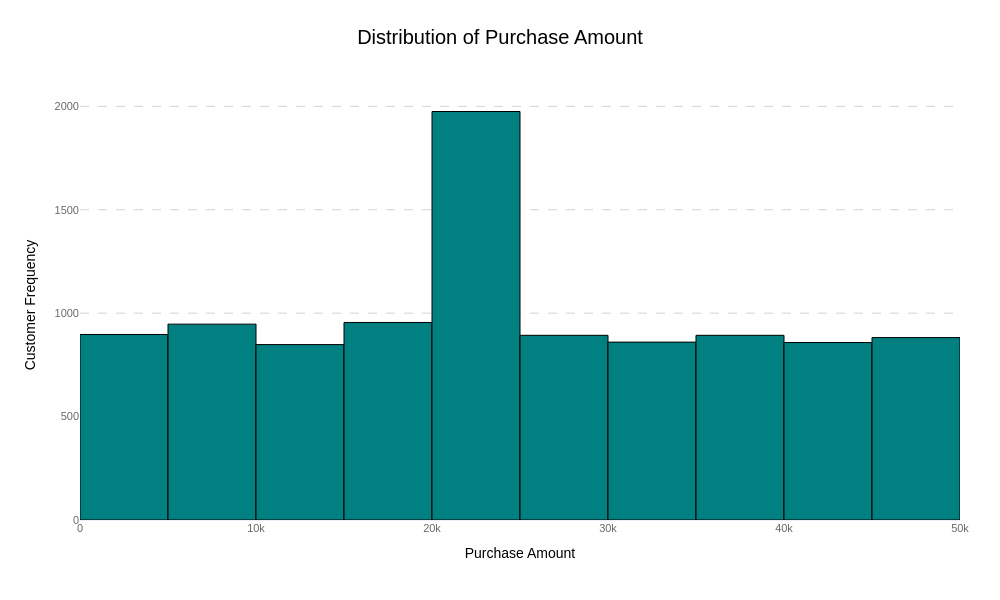

Notebook code for this chart:
### Markdown cell above
#### **Chart C. Histogram – Purchase Amount Distribution**

**Purpose:** To examine the distribution of customer purchase amounts, identify the most frequent spending ranges, and understand overall customer spending patterns.

**Library: Plotly Express**

**Key Parameters & Functions Used**

- data_frame= - Specifies the DataFrame used to create the chart.
- x= - Specifies Purchase Amount on the X-axis.
- nbins=20 - Divides purchase amounts into 20 bins (intervals).
- title= - Sets the chart title.
- labels= - Customizes axis labels.
- hover_data= - Specifies additional information displayed when hovering over the chart.
- fig.update_layout() - Customizes the chart layout.
- fig.show() - Displays the interactive chart.

### Code cell
fig = px.histogram(
    data_frame=df_eda,
    x='Purchase_Amount',
    nbins=20,
    title='Distribution of Purchase Amount',
    labels={
        'Purchase_Amount': 'Purchase Amount',
        'count': 'Customer Frequency'
    }
)
fig.update_layout(
    xaxis_title='Purchase Amount',
    yaxis_title='Customer Frequency'
)
fig.update_traces(
    marker_line_color='black',
    marker_line_width=1
)

fig.show()

### Figure 1 — Plotly figure (JSON) as saved in the notebook; plotly's stock layout.template omitted (floating-point values rounded to 4 significant figures; data arrays with more than 128 entries replaced by an {"elided": "..."} marker saying what was removed)
{"data": [{"bingroup": "x", "hovertemplate": "Purchase Amount=%{x}<br>count=%{y}<extra></extra>", "legendgroup": "", "marker": {"color": "teal", "line": {"color": "black", "width": 1}, "pattern": {"shape": ""}}, "name": "", "nbinsx": 20, "orientation": "v", "showlegend": false, "type": "histogram", "x": {"elided": "10008 float values"}, "xaxis": "x", "yaxis": "y"}], "layout": {"barmode": "relative", "height": 600, "legend": {"tracegroupgap": 0}, "title": {"text": "Distribution of Purchase Amount"}, "width": 1000, "xaxis": {"anchor": "y", "domain": [0, 1], "title": {"text": "Purchase Amount"}}, "yaxis": {"anchor": "x", "domain": [0, 1], "title": {"text": "Customer Frequency"}}}}
